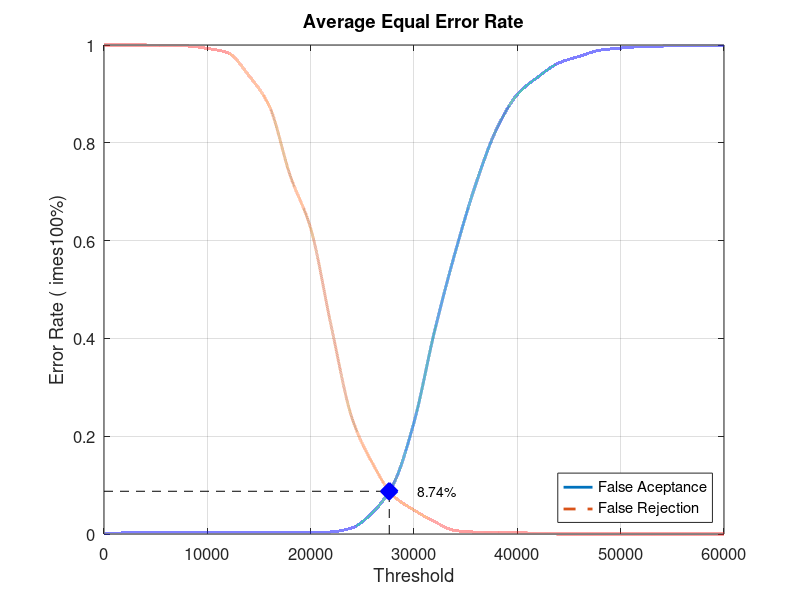
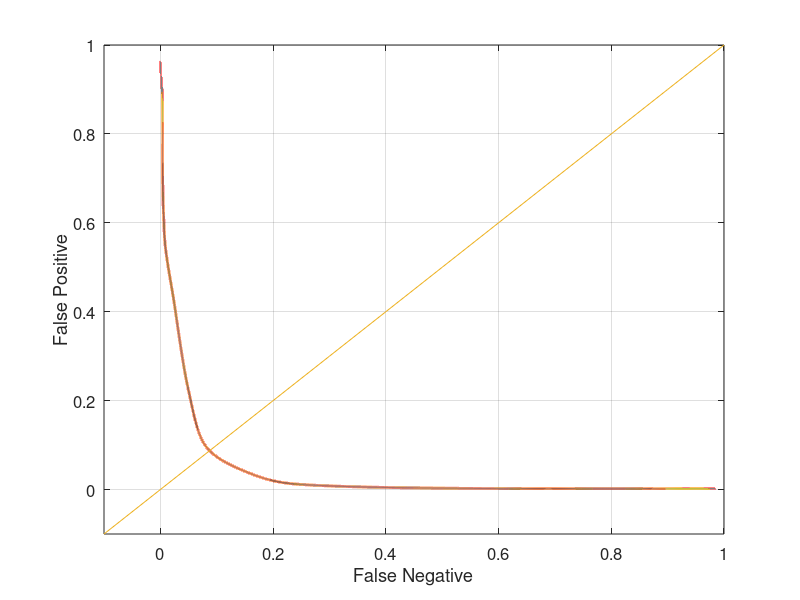

Write MATLAB code to recreate these figures, in order.
close all;
clear;
clc;
x = 0:2000:60000;
xq = 0:0.5:60000;

y0 = [0 0.00210526 0.00210526 0.00210526 0.00210526 0.00210526 0.00210526 0.00210526 0.00210526 0.00210526 0.00210526 0.00421053 0.0126316 0.0442105 0.102105 0.228421 0.415789 0.576842 0.716842 0.828421 0.898947 0.934737 0.963158 0.976842 0.989474 0.993684 0.996842 0.997895 0.998947 0.998947 1]
yy0 = interp1(x, y0, xq, 'pchip');
y1 = [1 1 1 0.998 0.998 0.993 0.984 0.938 0.875 0.734 0.625 0.424 0.237 0.144 0.078 0.049 0.025 0.007 0.004 0.004 0.003 0.001 0 0 0 0 0 0 0 0 0]
yy1 = interp1(x, y1, xq, 'pchip');

% Calculating EER: 
y2 = abs(y0 - y1);
find(y2 == min(y2))
yy2 = abs(yy0 - yy1);
xEER = find(yy2 == min(yy2));
xEERIndex = xq(xEER) % X-axis EER
yEER = yy0(xEER) % Y-axis EER

main = figure
plot(xq, yy0,'-','LineWidth', 2);	hold on
plot(xq, yy1,'--','LineWidth', 2);	hold on
plot([xEERIndex xEERIndex], [0 yEER], 'k--');	hold on
plot([0 xEERIndex], [yEER yEER], 'k--');	hold on
plot(xEERIndex, yEER, 'bx', 'LineWidth', 10);	hold on
text(xEERIndex + 10 * xEERIndex / 100, yEER, [num2str(round((10000 * yEER)) / 100) '%'])
legend('False Aceptance', 'False Rejection', 'Location', 'SouthEast')
xlabel('Threshold')
ylabel('Error Rate (	imes100%)')
title('Average Equal Error Rate')
set(gca, 'FontSize', 12)
axis([0 60000 0 1])
grid on

print(main, 'Database3AverageMain', '-dpng');
FNRxFPR = figure('Color', [1 1 1]);
plot(yy1, yy0, '-', yy1, yy0, 'LineWidth', 2);
hold on
y = -0.1:0.1:1
plot(y, y); 
set(gca, 'FontSize', 12)
xlabel('False Negative')
ylabel('False Positive')
axis([-0.1 1 -0.1 1])
set(gca, 'FontSize', 12)
grid on

print(FNRxFPR, 'Database3AverageFNRxFPR','-dpng');
